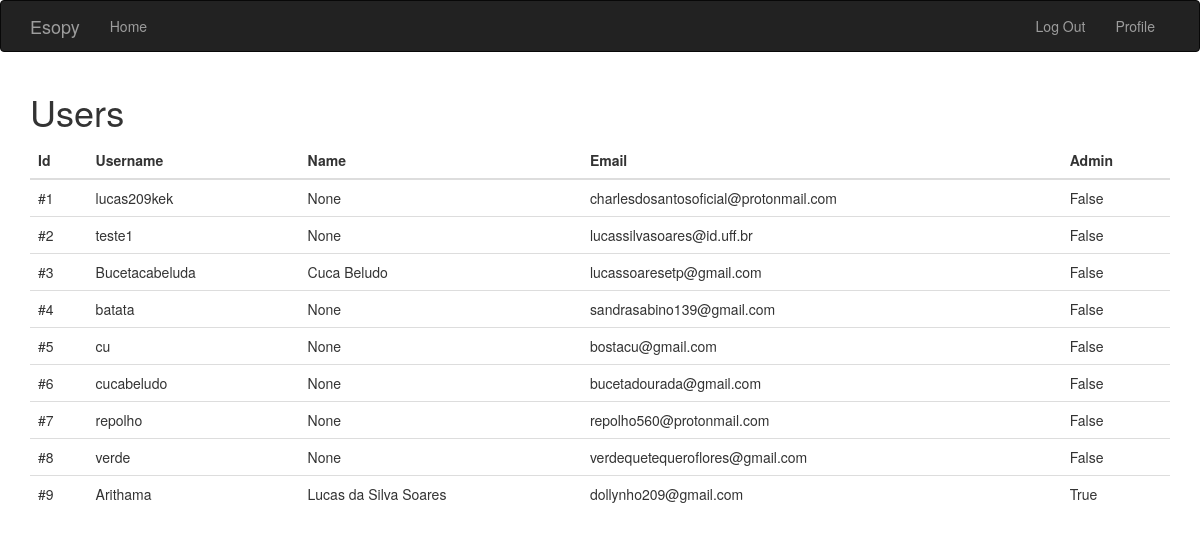
Screenshot of /users (signed in) with the database file from the repository.
### app/models.py (models this page shows, shortened)
class User(UserMixin, db.Model):
    __tablename__ = 'users'
    id = db.Column(db.Integer, primary_key=True)
    email = db.Column(db.String(64), unique=True, index=True)
    username = db.Column(db.String(64), unique=True, index=True)
    password_hash = db.Column(db.String(128))
    confirmed = db.Column(db.Boolean, default=False)
    is_admin = db.Column(db.Boolean, default=False)
    name = db.Column(db.String(64))
    about_me = db.Column(db.Text())
    member_since = db.Column(db.DateTime(), default=datetime.utcnow)
    avatar_hash = db.Column(db.String(32))
    @property
    def password(self):
        raise AttributeError('password is not a readable attribute')

### app/main/views.py (the view)
@main.route('/users')
def users():
    users = User.query.all()
    return render_template('users.html', users=users)

### app/auth/views.py (called while the page is built)
@auth.before_app_request
def before_request():
    if current_user.is_authenticated \
    and not current_user.confirmed \
    and request.blueprint != 'auth' \
    and request.endpoint != 'static':
        return redirect(url_for('auth.unconfirmed'))

### app/models.py (called while the page is built)
@login_manager.user_loader
def load_user(user_id):
    return User.query.get(int(user_id))

### app/templates/users.html
{% extends "base.html" %}
{% block page_content %}
{% if current_user.is_admin %}
    <h1 class="title">{% block title %} Users {% endblock %}</h1>
    <div class="content">
        <table class="table">
            <thead>
              <tr>
                <th scope="col">Id</th>
                <th scope="col">Username</th>
                <th scope="col">Name</th>
                <th scope="col">Email</th>
                <th scope="col">Admin</th>
              </tr>
            </thead>
            <tbody>
            {% for user in users %}
                <tr>
                <td>#{{ user.id }}</td>
                <td>{{ user.username }}</td>
                <td>{{ user.name }}</td>
                <td>{{ user.email }}</td>
                <td>{{ user.is_admin }}</td>
              </tr>
            {% endfor %}
            </tbody>
          </table>
    </div>
{% else %}
You do not have permission to access this page
{% endif %}
{% endblock %}

### app/templates/base.html (shortened to what this page needs)
{% extends "bootstrap/base.html" %}
{% block head %}
{{ super() }}
<link rel="stylesheet" type="text/css" href="{{ url_for('static', filename='styles.css') }}">
{% endblock %}
{% block navbar %}
<div class="navbar navbar-inverse" role="navigation">
    <div class="container">
        <div class="navbar-header">
            <a class="navbar-brand" href="{{ url_for('main.index') }}">Esopy</a>
        </div>
        <div class="navbar-collapse collapse">
            <ul class="nav navbar-nav">
                <li><a href="{{ url_for('main.index') }}">Home</a></li>
            </ul>
            <ul class="nav navbar-nav navbar-right">
                {% if current_user.is_authenticated %}
                <li><a href="{{ url_for('auth.logout') }}">Log Out</a></li>
                {% else %}
                <li><a href="{{ url_for('auth.login') }}">Log In</a></li>
                {% endif %}
                {% if current_user.is_authenticated %}
                <li>
                    <a href="{{ url_for('main.user', username=current_user.username) }}">
                    Profile
                    </a>
                    </li>
                {% endif %}
            </ul>
        </div>
    </div>
</div>
{% endblock %}
{% block content %}
<div class="container">
    {% block page_content %}{% endblock %}
</div>
{% endblock %}

### rows the page displays
User: id "1", username "lucas209kek", name "None", email "charlesdosantosoficial@protonmail.com", is_admin "False"
User: id "2", username "teste1", name "None", email "lucassilvasoares@id.uff.br", is_admin "False"
User: id "3", username "Bucetacabeluda", name "Cuca Beludo", email "lucassoaresetp@gmail.com", is_admin "False"
User: id "4", username "batata", name "None", email "sandrasabino139@gmail.com", is_admin "False"
User: id "5", username "cu", name "None", email "bostacu@gmail.com", is_admin "False"
User: id "6", username "cucabeludo", name "None", email "bucetadourada@gmail.com", is_admin "False"
User: id "7", username "repolho", name "None", email "repolho560@protonmail.com", is_admin "False"
User: id "8", username "verde", name "None", email "verdequetequeroflores@gmail.com", is_admin "False"
User: id "9", username "Arithama", name "Lucas da Silva Soares", email "dollynho209@gmail.com", is_admin "True"
